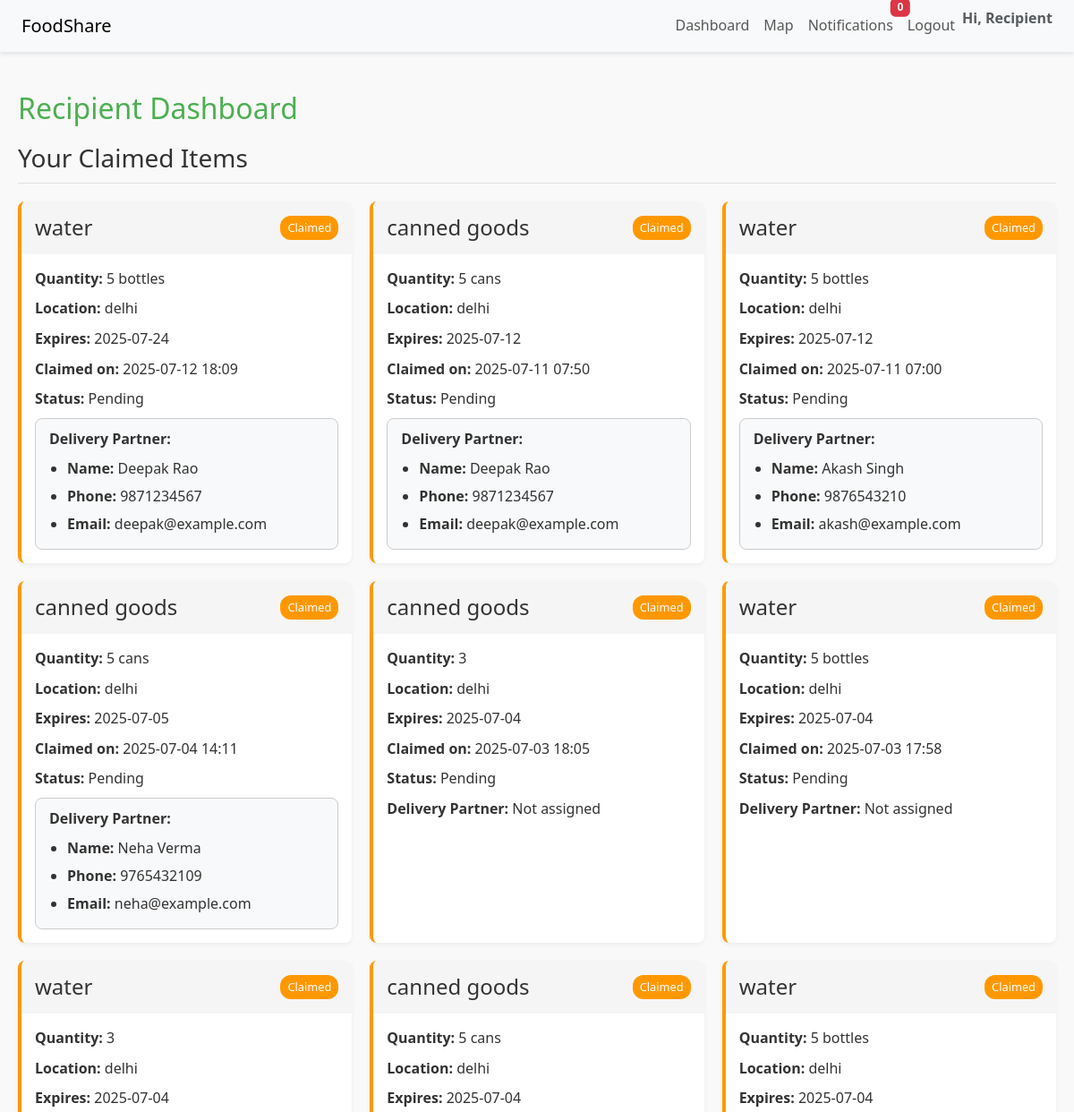
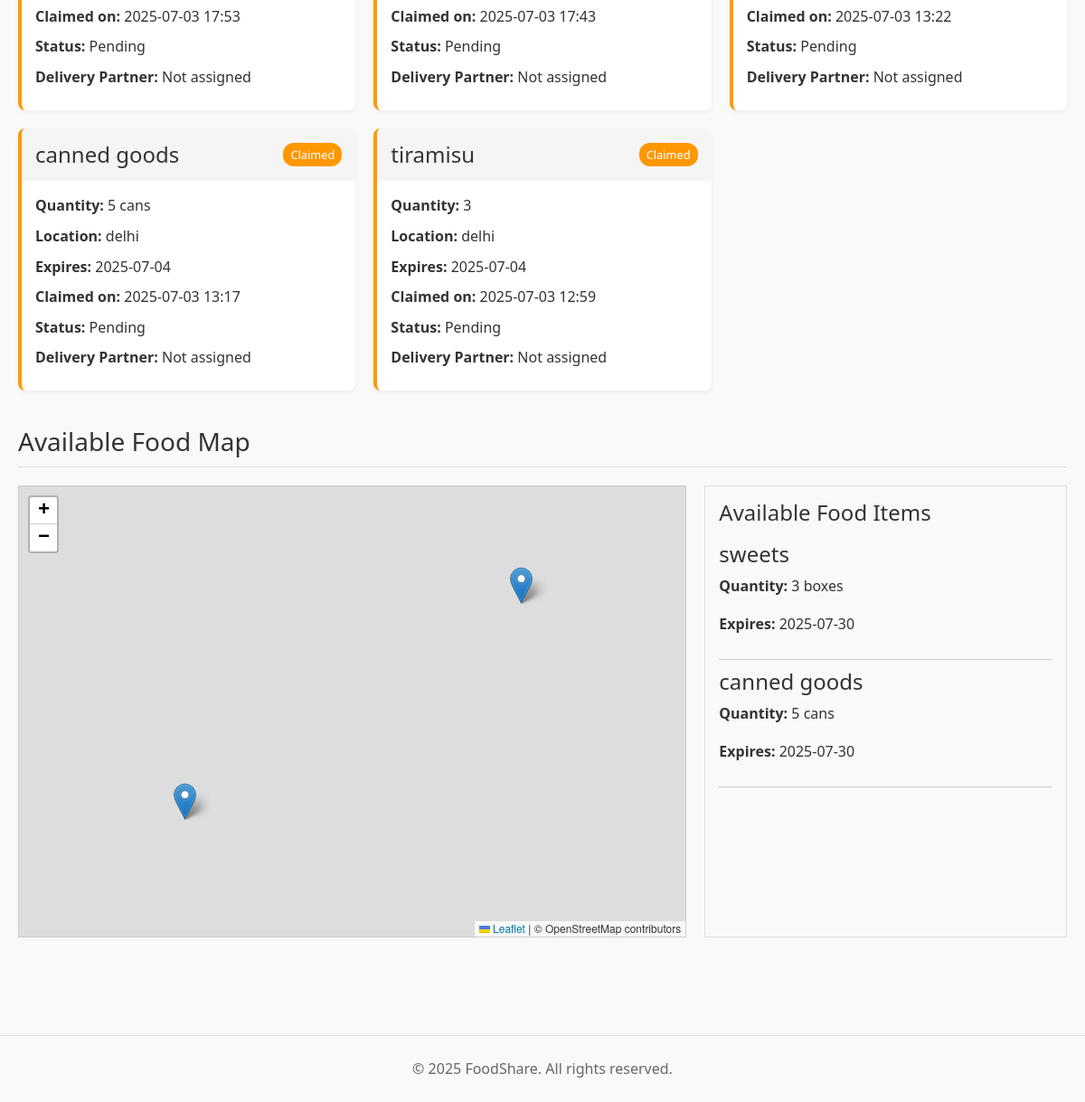
Page /recipient/dashboard (signed in) on the committed database (2 pictures, top to bottom).
### app/models.py (models this page shows)
class Claim(db.Model):
    __tablename__ = "claims"
    id = db.Column(db.Integer, primary_key=True)
    food_id = db.Column(db.Integer, db.ForeignKey("food_posts.id"), nullable=False)
    recipient_id = db.Column(db.Integer, db.ForeignKey("users.id"), nullable=False)
    claimed_at = db.Column(db.DateTime, default=datetime.utcnow)
    status = db.Column(db.String(50), default="pending")
    delivery_partner_id = db.Column(db.Integer, db.ForeignKey("delivery_partners.id"))
    delivery_partner = db.relationship("DeliveryPartner", back_populates="deliveries")

class FoodPost(db.Model):
    __tablename__ = "food_posts"
    id = db.Column(db.Integer, primary_key=True)
    name = db.Column(db.String(100), nullable=False)
    description = db.Column(db.Text)
    quantity = db.Column(db.String(50))
    location_name = db.Column(db.String(200), nullable=False)
    expiration_date = db.Column(db.DateTime, nullable=False)
    created_at = db.Column(db.DateTime, default=datetime.utcnow)
    donor_id = db.Column(db.Integer, db.ForeignKey('users.id'), nullable=False)
    is_claimed = db.Column(db.Boolean, default=False)
    is_expired = db.Column(db.Boolean, default=False)
    latitude = db.Column(db.Float)
    longitude = db.Column(db.Float)
    claims = db.relationship("Claim", backref="food_item", lazy=True)

class DeliveryPartner(db.Model):
    __tablename__ = "delivery_partners"
    id = db.Column(db.Integer, primary_key=True)
    name = db.Column(db.String(100), nullable=False)
    phone = db.Column(db.String(20), nullable=False)
    email = db.Column(db.String(100), unique=True, nullable=False)
    deliveries = db.relationship("Claim", back_populates="delivery_partner", lazy=True)

### app/routes/recipient.py (the view)
@recipient_bp.route("/dashboard")
def recipient_dashboard():
    if "user_id" not in session or session.get("user_role") != "recipient":
        flash("Please log in as a recipient to access the dashboard.", "warning")
        return redirect(url_for("auth.login"))
    user_id = session["user_id"]
    claimed_items = (
        Claim.query
        .filter_by(recipient_id=user_id)
        .options(
            joinedload(Claim.food_item),
            joinedload(Claim.delivery_partner)
        )
        .order_by(Claim.claimed_at.desc())
        .all()
    )
    available_food = (
        FoodPost.query
        .filter(
            FoodPost.is_claimed == False,
            FoodPost.expiration_date >= datetime.utcnow()
        )
        .order_by(FoodPost.created_at.desc())
        .all()
    )
    serialized_food_items = [
        {
            "id": item.id,
            "name": item.name,
            "quantity": item.quantity,
            "location_name": item.location_name,
            "expiration_date": item.expiration_date.strftime('%Y-%m-%d'),
            "description": item.description,
            "created_at": item.created_at.strftime('%Y-%m-%d %H:%M'),
            "latitude": item.latitude,
            "longitude": item.longitude
        }
        for item in available_food if item.latitude is not None and item.longitude is not None
    ]
    return render_template(
        "recipient_dashboard.html",
        claimed_items=claimed_items,
        food_items=available_food,
        serialized_food_items=serialized_food_items
    )

### app/templates/recipient_dashboard.html (shortened to what this page needs)
{% extends "layout.html" %}
{% block head %}
<link rel="stylesheet" href="https://unpkg.com/leaflet@1.9.3/dist/leaflet.css" />
{% endblock %}
{% block content %}
<div class="dashboard">
    <h2>Recipient Dashboard</h2>
    <div class="dashboard-section">
        <h3>Your Claimed Items</h3>
        {% if claimed_items %}
            <div class="food-items-grid">
                {% for claim in claimed_items %}
                    <div class="food-item-card claimed">
                        <div class="food-item-header">
                            <h4>{{ claim.food_item.name }}</h4>
                            <span class="status claimed">Claimed</span>
                        </div>
                        <div class="food-item-details">
                            <p><strong>Quantity:</strong> {{ claim.food_item.quantity }}</p>
                            <p><strong>Location:</strong> {{ claim.food_item.location_name }}</p>
                            <p><strong>Expires:</strong> {{ claim.food_item.expiration_date.strftime('%Y-%m-%d') }}</p>
                            <p><strong>Claimed on:</strong> {{ claim.claimed_at.strftime('%Y-%m-%d %H:%M') }}</p>
                            <p><strong>Status:</strong> {{ claim.status.capitalize() }}</p>
                            {% if claim.delivery_partner %}
                                <div class="delivery-info-box mt-2">
                                    <p><strong>Delivery Partner:</strong></p>
                                    <ul>
                                        <li><strong>Name:</strong> {{ claim.delivery_partner.name }}</li>
                                        <li><strong>Phone:</strong> {{ claim.delivery_partner.phone }}</li>
                                        <li><strong>Email:</strong> {{ claim.delivery_partner.email }}</li>
                                    </ul>
                                </div>
                            {% else %}
                                <p><strong>Delivery Partner:</strong> Not assigned</p>
                            {% endif %}
                        </div>
                    </div>
                {% endfor %}
            </div>
        {% else %}
            <p class="no-items">You haven't claimed any food items yet.</p>
        {% endif %}
    </div>
    <div class="dashboard-section">
        <h3>Available Food Map</h3>
        <div id="map-container">
            <div id="map"></div>
            <div id="food-items-sidebar">
                <h4>Available Food Items</h4>
                <div id="food-items-list">
                </div>
            </div>
        </div>
    </div>
</div>
{% endblock %}

### app/static/css/style.css (style rules this page uses)
:root { --primary-color: #4caf50; --primary-dark: #388e3c; --primary-light: #c8e6c9; --secondary-color: #ff9800; --secondary-dark: #f57c00; --text-color: #333; --text-light: #666; --background-color: #f9f9f9; --card-color: #fff; --border-color: #e0e0e0; --success-color: #4caf50; --warning-color: #ff9800; --danger-color: #f44336; }
* { margin: 0; padding: 0; box-sizing: border-box; }
body { font-family: "Segoe UI", Tahoma, Geneva, Verdana, sans-serif; line-height: 1.6; color: var(--text-color); background-color: var(--background-color); }
.dashboard { padding: 20px 0; }
.dashboard h2 { margin-bottom: 20px; color: var(--primary-color); }
.dashboard-section { margin-bottom: 40px; }
.dashboard-section h3 { margin-bottom: 20px; padding-bottom: 10px; border-bottom: 1px solid var(--border-color); }
.food-items-grid { display: grid; grid-template-columns: repeat(auto-fill, minmax(300px, 1fr)); gap: 20px; }
.food-item-card { background-color: var(--card-color); border-radius: 8px; box-shadow: 0 2px 5px rgba(0, 0, 0, 0.05); overflow: hidden; transition: transform 0.3s; }
.food-item-card.claimed { border-left: 4px solid var(--warning-color); }
.food-item-header { padding: 15px; background-color: #f5f5f5; display: flex; justify-content: space-between; align-items: center; }
.food-item-header h4 { margin: 0; }
.status { padding: 3px 8px; border-radius: 12px; font-size: 0.8rem; font-weight: 500; }
.status.claimed { background-color: var(--warning-color); color: white; }
.food-item-details { padding: 15px; }
.food-item-details p { margin-bottom: 8px; }
.delivery-info-box { background-color: #f8f9fa; border: 1px solid #ccc; padding: 10px 15px; border-radius: 8px; margin-top: 10px; }
.delivery-info-box ul { padding-left: 20px; margin: 0; }
.delivery-info-box li { margin-bottom: 5px; }

### app/templates/recipient_dashboard.html (style rules this page uses)
#map-container { display: flex; gap: 20px; margin-top: 20px; }
#map { flex: 2; height: 500px; border: 1px solid #ccc; }
#food-items-sidebar { flex: 1; background: #f9f9f9; padding: 15px; border: 1px solid #ddd; max-height: 500px; overflow-y: auto; }

### rows in the picture
Claim: food_item.name "water", food_item.quantity "5 bottles", food_item.location_name "delhi", food_item.expiration_date "2025-07-24", claimed_at "2025-07-12 18:09", status "Pending", delivery_partner.name "Deepak Rao", delivery_partner.phone "9871234567", delivery_partner.email "deepak@example.com"
Claim: food_item.name "canned goods", food_item.quantity "5 cans", food_item.location_name "delhi", food_item.expiration_date "2025-07-12", claimed_at "2025-07-11 07:50", status "Pending", delivery_partner.name "Deepak Rao", delivery_partner.phone "9871234567", delivery_partner.email "deepak@example.com"
Claim: food_item.name "water", food_item.quantity "5 bottles", food_item.location_name "delhi", food_item.expiration_date "2025-07-12", claimed_at "2025-07-11 07:00", status "Pending", delivery_partner.name "Akash Singh", delivery_partner.phone "9876543210", delivery_partner.email "akash@example.com"
Claim: food_item.name "canned goods", food_item.quantity "5 cans", food_item.location_name "delhi", food_item.expiration_date "2025-07-05", claimed_at "2025-07-04 14:11", status "Pending", delivery_partner.name "Neha Verma", delivery_partner.phone "9765432109", delivery_partner.email "neha@example.com"
Claim: food_item.name "canned goods", food_item.quantity "3", food_item.location_name "delhi", food_item.expiration_date "2025-07-04", claimed_at "2025-07-03 18:05", status "Pending", shows "Delivery Partner:"
Claim: food_item.name "water", food_item.quantity "5 bottles", food_item.location_name "delhi", food_item.expiration_date "2025-07-04", claimed_at "2025-07-03 17:58", status "Pending", shows "Delivery Partner:"
Claim: food_item.name "water", food_item.quantity "3", food_item.location_name "delhi", food_item.expiration_date "2025-07-04", claimed_at "2025-07-03 17:53", status "Pending", shows "Delivery Partner:"
Claim: food_item.name "canned goods", food_item.quantity "5 cans", food_item.location_name "delhi", food_item.expiration_date "2025-07-04", claimed_at "2025-07-03 17:43", status "Pending", shows "Delivery Partner:"
Claim: food_item.name "water", food_item.quantity "5 bottles", food_item.location_name "delhi", food_item.expiration_date "2025-07-04", claimed_at "2025-07-03 13:22", status "Pending", shows "Delivery Partner:"
Claim: food_item.name "canned goods", food_item.quantity "5 cans", food_item.location_name "delhi", food_item.expiration_date "2025-07-04", claimed_at "2025-07-03 13:17", status "Pending", shows "Delivery Partner:"
Claim: food_item.name "tiramisu", food_item.quantity "3", food_item.location_name "delhi", food_item.expiration_date "2025-07-04", claimed_at "2025-07-03 12:59", status "Pending", shows "Delivery Partner:"

### other values in the picture
{{ session.get('user_role')|capitalize }} "Recipient"
